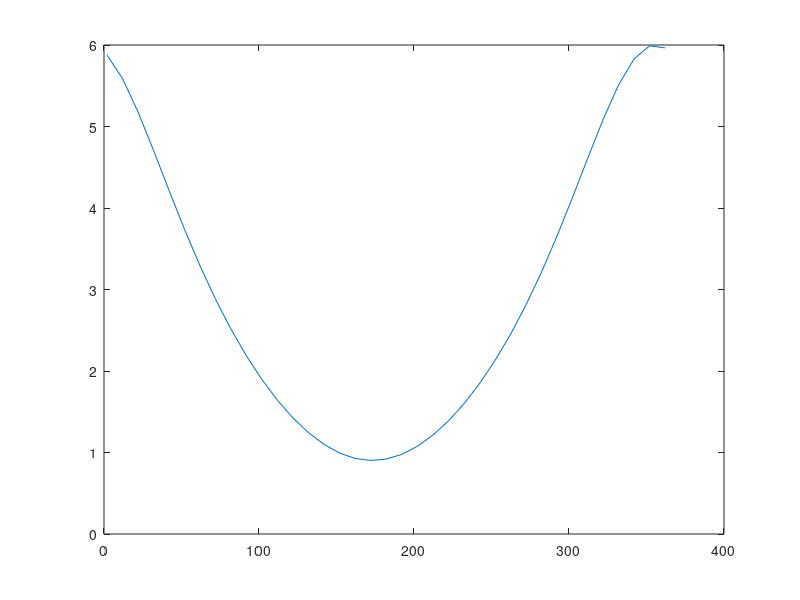

MATLAB code to generate this figure:
N=2:10:362;
b=2.*pi.*(N-1)./365.2422;
delta=asin(0.39795*cos(0.98563.*(N-173).*pi./180));
fai=(39+54/60+26/3600)*pi/180;
t=12;
tl=t-8+(116+23/60+29/3600)/15;
td=(tl-12).*pi./12;
h=asin(sin(fai)*sin(delta)+cos(fai)*cos(delta)*cos(td));
L=3;
d=L./tan(h);
plot(N,d)